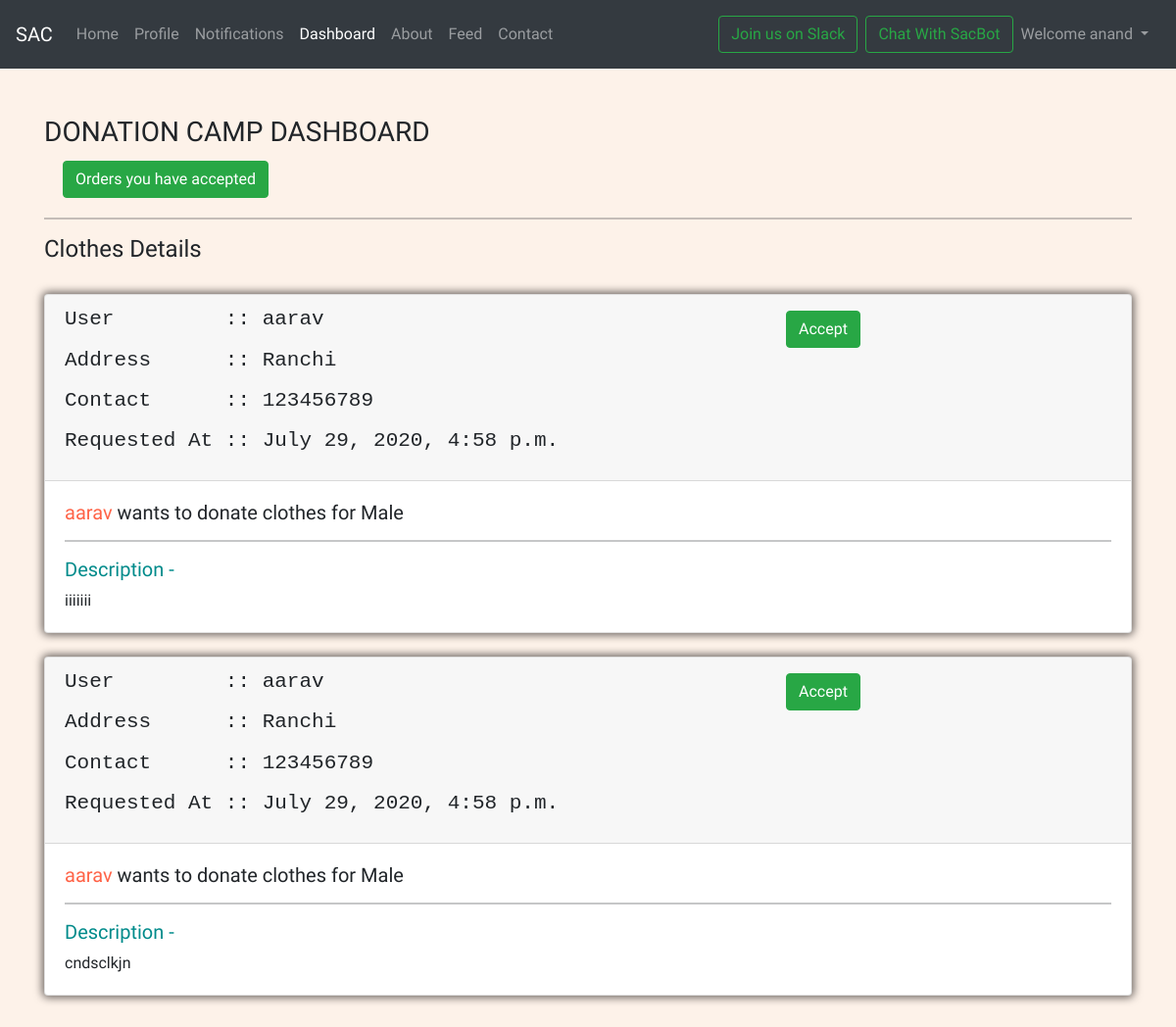
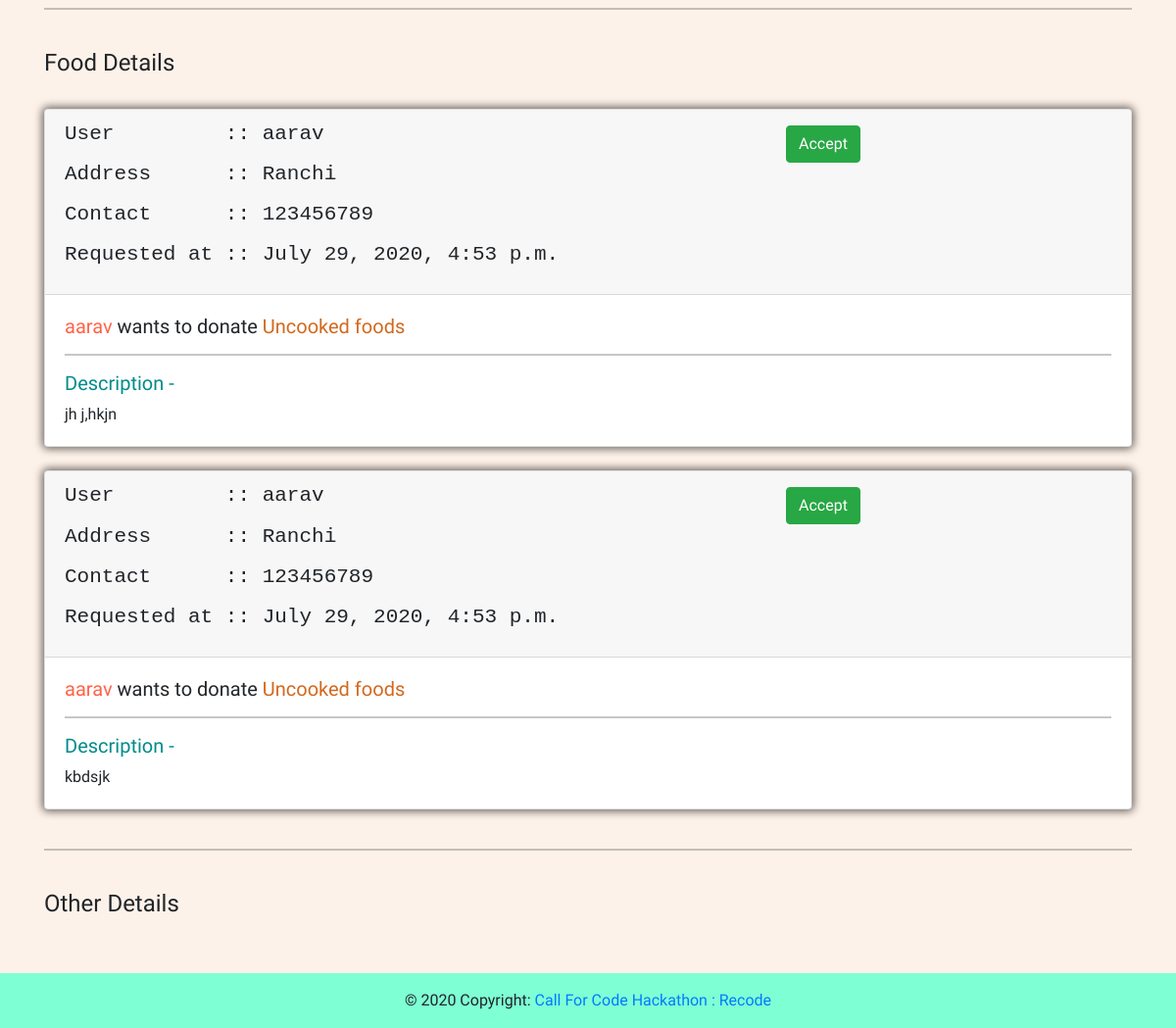
The page /dashboard (signed in) on the database its author committed (2 pictures, top to bottom).
### mysite/models.py (models this page shows, shortened)
class DonatedCloth(models.Model):
    TYPES=(('Male','Male'),('Female','Female'))
    no=models.AutoField(primary_key=True)
    pin=models.CharField(max_length=10,null=True)
    user=models.ForeignKey(User,null=True,on_delete=models.SET_NULL)
    clothType=models.CharField(max_length=200,null=True,choices=TYPES)
    phone=models.CharField(max_length=30,null=True)
    address=models.CharField(max_length=50,null=True)
    clothDescription=models.CharField(max_length=500,null=True)
    timestamp = models.DateTimeField(default=now)

class DonatedFood(models.Model):
    TYPES=(('Uncooked','Uncooked'),('Cooked','Cooked'))
    no=models.AutoField(primary_key=True)
    pin=models.CharField(max_length=10,null=True)
    user=models.ForeignKey(User,null=True,on_delete=models.SET_NULL)
    foodStatus=models.CharField(max_length=200,null=True,choices=TYPES)
    phone=models.CharField(max_length=30,null=True)
    address=models.CharField(max_length=50,null=True)
    foodDescription=models.CharField(max_length=500,null=True)
    timestamp = models.DateTimeField(default=now)

### mysite/views.py (the view)
# urls.py: path('dashboard',views.dashboard),
@login_required(login_url='handleLogin')
def dashboard(request):
    user = request.user
    if(user.is_superuser):
        user1 = Userinfo.objects.filter(username=user)
        pin1 = user1[0].pin
        others = DonatedOther.objects.filter(pin=pin1).order_by('-no')
        clothes = DonatedCloth.objects.filter(pin=pin1).order_by('-no')
        foods = DonatedFood.objects.filter(pin=pin1).order_by('-no')
        params = {'clothes': clothes, 'foods': foods, 'others': others}
        return render(request, 'mysite/dashboard.html', params)
    else:
        messages.error(request, "You are not authorised to visit this page")
        return redirect('home')

### templates/mysite/dashboard.html (shortened to what this page needs)
{% extends 'base.html' %}
{% block activeDashboard %} active {% endblock activeDashboard %}
{% block body %}
    <div class="container mt-5">
    <h3>DONATION CAMP DASHBOARD</h3>
    <div class="col-md-4 col-sm-12 ">
                        <a href="/acceptedOrder" class="btn btn-success mx-1 my-1">Orders you have accepted</a>
                    </div>
        <hr>
        <h4>Clothes Details</h4>
        {% for cloth in clothes %}
        <br>
        <div class="card">
            <div class="card-header aa">
                <div class="row">
                    <div class="col-md-8 col-sm-12">
                        <h4><pre>User         :: {{cloth.user}}</pre></h4>
                        <h4><pre>Address      :: {{cloth.address}}</h4>
                        <h4><pre>Contact      :: {{cloth.phone}}</h4>
                        <h4><pre>Requested At :: {{cloth.timestamp}}</h4>
                    </div>
                    <div class="col-md-4 col-sm-12 ">
                        <a href="/acceptCloth/{{cloth.no}}" class="btn btn-success mx-1 my-1">Accept</a>
                    </div>
                </div>
            </div>
            <div class="card-body">
                <h5 class="card-title"><span style="color: tomato;">{{cloth.user}}</span> wants to donate clothes for {{cloth.clothType}}</h5>
                <hr>
                <h5 style="color: darkcyan;">Description - </h5>
                <p class="card-text">{{cloth.clothDescription}}</p>
            </div>
        </div>
        {% endfor %}
        <br>
        <hr>
        <br>
        <h4>Food Details</h4>
        {% for food in foods %}
        <br>
        <div class="card">
            <div class="card-header">
                <div class="row">
                    <div class="col-md-8 col-sm-12">
                        <h4><pre>User         :: {{food.user}}</pre><h4>
                        <h4><pre>Address      :: {{food.address}}</pre></h4>
                        <h4><pre>Contact      :: {{food.phone}}</pre></h4>
                        <h4><pre>Requested at :: {{food.timestamp}}</pre></h4>
                    </div>
                    <div class="col-md-4 col-sm-12 ">
                        <a href="/acceptFood/{{food.no}}" class="btn btn-success mx-1 my-1">Accept</a>
                    </div>
                </div>
            </div>
            <div class="card-body">
                <h5 class="card-title"><span style="color: tomato;">{{food.user}}</span> wants to donate <span style="color: chocolate;">{{food.foodStatus}} foods</span></h5>
                <hr>
                <h5 style="color: darkcyan;">Description - </h5>
                <p class="card-text">{{food.foodDescription}}</p>
            </div>
        </div>
        {% endfor %}
        <br>
        <hr>
        <br>
        <h4>Other Details</h4>
    </div>
{% endblock body %}

### templates/base.html (shortened to what this page needs)
<!doctype html>
<html lang="en">
  <head>
    <link
      rel="stylesheet"
      href="https://stackpath.bootstrapcdn.com/bootstrap/5.0.0-alpha1/css/bootstrap.min.css"
    />
    <link rel="stylesheet" href="https://stackpath.bootstrapcdn.com/bootstrap/4.5.0/css/bootstrap.min.css">
    <link rel="stylesheet" href="./static/mysite/style.css">
    <link
      rel="stylesheet"
      href="https://cdnjs.cloudflare.com/ajax/libs/font-awesome/5.13.1/css/all.min.css"
    />
  </head>
  <body>
    <nav class="navbar navbar-expand-lg navbar-dark bg-dark">
      <a class="navbar-brand" href="/">SAC</a>
      <div class="collapse navbar-collapse" id="navbarSupportedContent">
        <ul class="navbar-nav mr-auto">
          <li class="nav-item {% block activeHome %} {% endblock activeHome %}">
            <a class="nav-link" href="/">Home <span class="sr-only">(current)</span></a>
          </li>
          {% if user.is_authenticated %}
            <li class="nav-item {% block activeProfile %} {% endblock activeProfile %}">
            <a class="nav-link" href="/profile">Profile</a>
            <li class="nav-item {% block activeNotification %} {% endblock activeNotification %}">
            <a class="nav-link" href="/notify">Notifications</a>
          </li>
          {% endif %}
          {% if request.user.is_superuser %}
            <li class="nav-item {% block activeDashboard %} {% endblock activeDashboard %}">
            <a class="nav-link" href="/dashboard">Dashboard</a>
          {% endif %}
          <li class="nav-item {% block activeAbout %} {% endblock activeAbout %}">
            <a class="nav-link" href="/about">About</a>
          </li>
            <li class="nav-item {% block activeFeed %} {% endblock activeFeed %}">
            <a class="nav-link" href="/tweet">Feed</a>
          </li>
          <li class="nav-item {% block activeContact %} {% endblock activeContact %}">
            <a class="nav-link" href="/contact">Contact</a>
          </li>
        </ul>
        <div class="ml-auto form-inline mx-1">
          <a class="btn btn-outline-success my-2 my-sm-2 mx-2" href="https://join.slack.com/t/sacate/shared_invite/zt-g05v625j-CYp~WYorMyCYT7O2b3z4pg" role="button"  target="_blank">Join us on Slack</a>
        <div class="ml-auto form-inline ">
          <a class="btn btn-outline-success my-2 my-sm-2" href="https://web-chat.global.assistant.watson.cloud.ibm.com/preview.html?region=eu-gb&integrationID=2f56951f-120f-4309-92a2-dcdd4580ab57&serviceInstanceID=aee528ff-74f7-4657-b398-d01bb7a36378" role="button">Chat With SacBot</a>
        {% if user.is_authenticated %}
            <ul class="navbar-nav ml-auto">
                <li class="nav-item dropdown">
                    <a class="nav-link dropdown-toggle" href="#" id="navbarDropdown" role="button" data-toggle="dropdown" aria-haspopup="true" aria-expanded="false">
                      Welcome {{ request.user }}
                    </a>
                  </li>
            </ul>
        {% endif %}
        </div>
      </div>
     </nav>
    {% block body %}
    {% endblock body %}
    <br><br>
<footer class="page-footer font-small Blue">
  <div class="footer-copyright text-center py-3">© 2020 Copyright:
    <a href="https://callforcode.org/">  Call For Code Hackathon : Recode</a>
  </div>
</footer>
  </body>
</html>

### mysite/static/mysite/style.css (style rules this page uses)
* { margin: 0; padding: 0; box-sizing: border-box; font-family: 'Baloo Da 2', cursive; }
.nav-link, .breadcrumb-item { padding: 10px 0 10px 30px; transition: all .2s; color: #06092e; }
.card { box-shadow: 0 0 8px 2px rgba(8, 4, 4, 0.6); }

### rows shown on the page
DonatedCloth: user "aarav", address "Ranchi", phone "123456789", timestamp "July 29, 2020, 4:58 p.m.", clothType "Male", clothDescription "iiiiiii"
DonatedCloth: user "aarav", address "Ranchi", phone "123456789", timestamp "July 29, 2020, 4:58 p.m.", clothType "Male", clothDescription "cndsclkjn"
DonatedFood: user "aarav", address "Ranchi", phone "123456789", timestamp "July 29, 2020, 4:53 p.m.", foodStatus "Uncooked", foodDescription "jh j,hkjn"
DonatedFood: user "aarav", address "Ranchi", phone "123456789", timestamp "July 29, 2020, 4:53 p.m.", foodStatus "Uncooked", foodDescription "kbdsjk"

### other values the page prints
{{ request.user }} "anand"
